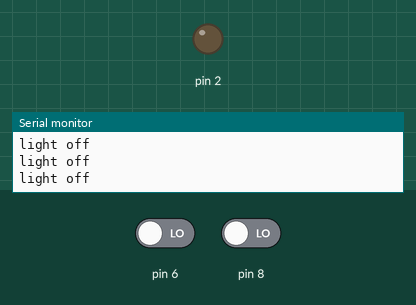
Simulated run of this sketch. Board: Arduino Uno, built with avr-gcc and run on an emulated ATmega328P. Parts: output pins drawn as LEDs (lit = HIGH), the last lines printed to the serial monitor. The inputs (shaded band) are chosen by the test bench; at power-on: pin 6 LOW, pin 8 LOW. Pins used as bus, display or sensor lines are not drawn.

Above: at 6.8 s.
6.9 s: pin 6 driven HIGH
10.8 s: pin 8 driven HIGH
At 16.0 s:
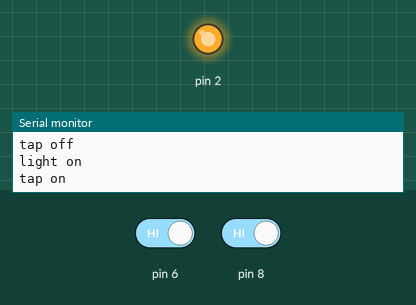
16.5 s: pin 8 driven LOW
At 21.8 s:
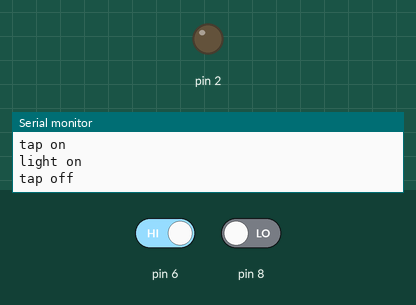
Timing chart, 0 to 23.3 s (numbered marks = the images above; inputs shaded):
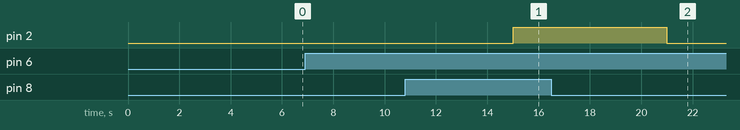

Measured:
- after the input at 10.8 s, pin 2: LOW → HIGH after 4.2 s
- after the input at 16.5 s, pin 2: HIGH → LOW after 4.5 s

The sketch:

HCSR505motion.ino
```cpp
void setup() {
  // put your setup code here, to run once:
  Serial.begin(9600);
  pinMode(6, INPUT);
  pinMode(8, INPUT);
  pinMode(1, OUTPUT);
  pinMode(2, OUTPUT);
}

void loop() {
  // put your main code here, to run repeatedly:

  if (digitalRead(6) == HIGH)
  {
    Serial.println("light on");
    digitalWrite(1,HIGH);
    if (digitalRead(8) == HIGH)
    {
      Serial.println("tap on");
      digitalWrite(2,HIGH);
    }
    else
    {
      Serial.println("tap off");
      digitalWrite(2,LOW);
    }
    delay(3000);
    }
  else {
    Serial.println("light off");
    digitalWrite(1,LOW);
  }
  delay(3000);
}
```
